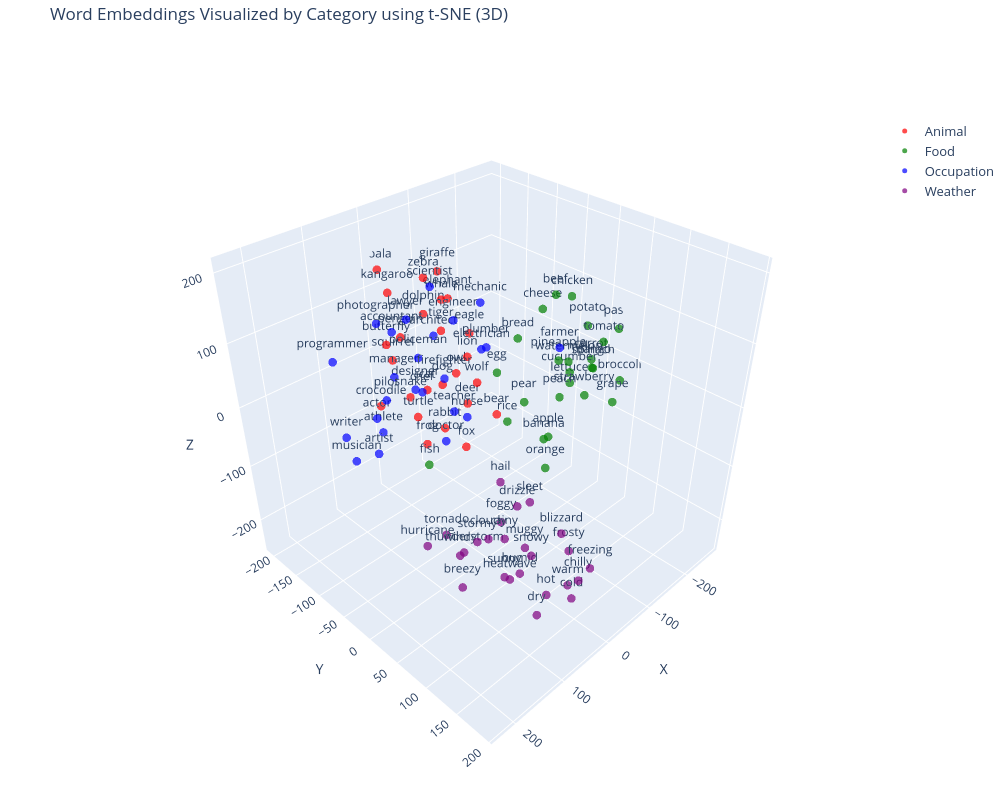

The cell this chart's notebook holds for it:
### Markdown cell above
### 3D Representation

### Code cell
# Convert string representations of lists to numpy arrays
matrix = np.array(df['embedding'].apply(eval).tolist())

# Create a t-SNE model and transform the data
tsne = TSNE(
    n_components=3,
    perplexity=10,
    n_iter=5000,
    learning_rate='auto',
    init='pca',
    random_state=2
)
vis_dims = tsne.fit_transform(matrix)

category_colors = {
    'Animal': 'red',
    'Food': 'green',
    'Occupation': 'blue',
    'Weather': 'purple'
}

# Create traces for each category
traces = []
for category, color in category_colors.items():
    category_mask = df['Category'] == category
    category_data = vis_dims[category_mask]
    words = df['Word'][category_mask]
    
    # Create hover text with only coordinates
    hovertext = [f"X: {x:.2f}, Y: {y:.2f}, Z: {z:.2f}" 
                 for x, y, z in category_data]
    
    trace = go.Scatter3d(
        x=category_data[:, 0],
        y=category_data[:, 1],
        z=category_data[:, 2],
        mode='markers+text',
        name=category,
        marker=dict(
            size=5,
            color=color,
            opacity=0.7
        ),
        text=words,
        textposition="top center",
        hovertext=hovertext,
        hoverinfo='text',
        textfont=dict(size=12)
    )
    traces.append(trace)

# Create the layout
layout = go.Layout(
    title="Word Embeddings Visualized by Category using t-SNE (3D)",
    scene=dict(
        xaxis_title='X',
        yaxis_title='Y',
        zaxis_title='Z',
        aspectmode='cube',
        camera=dict(
            up=dict(x=0, y=0, z=1),
            center=dict(x=0, y=0, z=0),
            eye=dict(x=1.5, y=1.5, z=1.5)
        ),
    ),
    width=1000,  
    height=800,
    margin=dict(l=0, r=0, b=0, t=40),
    legend=dict(
        x=0.9,
        y=0.9,
        traceorder="normal",
        font=dict(size=13),
        bgcolor="rgba(255, 255, 255, 0.5)"
    ),
    hovermode='closest'
)

# Create the figure and display
fig = go.Figure(data=traces, layout=layout)
init_notebook_mode(connected=True)
fig.show()

### Figure 1 — Plotly figure (JSON) as saved in the notebook; plotly's stock layout.template omitted (floating-point values rounded to 4 significant figures)
{"data": [{"hoverinfo": "text", "hovertext": ["X: 7.28, Y: -69.02, Z: 15.54", "X: 47.21, Y: -59.99, Z: 28.70", "X: -68.12, Y: -121.90, Z: 99.80", "X: -16.48, Y: -44.94, Z: 62.69", "X: -14.80, Y: -88.27, Z: 83.11", "X: -58.62, Y: -131.14, Z: 140.86", "X: -21.01, Y: -122.31, Z: 146.73", "X: -3.74, Y: -154.94, Z: 45.90", "X: -16.07, Y: -204.61, Z: 127.65", "X: -9.97, Y: -180.91, Z: 103.29", "X: -68.54, Y: -170.02, Z: 53.84", "X: -88.87, Y: -152.72, Z: 77.98", "X: -34.74, Y: -10.56, Z: -19.64", "X: -1.35, Y: -16.60, Z: 42.91", "X: -13.53, Y: -47.12, Z: -87.37", "X: 29.33, Y: -47.28, Z: -34.70", "X: -11.08, Y: -41.03, Z: -8.05", "X: 1.82, Y: -167.85, Z: 3.30", "X: -40.70, Y: -86.00, Z: 5.92", "X: -63.10, Y: -79.99, Z: 65.48", "X: 20.60, Y: -118.11, Z: -26.03", "X: 64.44, Y: -133.54, Z: -30.49", "X: 44.16, Y: -82.67, Z: -29.48", "X: 38.44, Y: -73.02, Z: -73.14", "X: 43.64, Y: -135.00, Z: 60.85"], "marker": {"color": "red", "opacity": 0.7, "size": 5}, "mode": "markers+text", "name": "Animal", "text": ["dog", "cat", "elephant", "lion", "tiger", "giraffe", "zebra", "penguin", "koala", "kangaroo", "dolphin", "whale", "bear", "wolf", "fox", "rabbit", "deer", "squirrel", "owl", "eagle", "snake", "crocodile", "turtle", "frog", "butterfly"], "textfont": {"size": 12}, "textposition": "top center", "type": "scatter3d", "x": [7.275, 47.21, -68.12, -16.48, -14.8, -58.62, -21.01, -3.742, -16.07, -9.971, -68.54, -88.87, -34.74, -1.349, -13.53, 29.33, -11.08, 1.822, -40.7, -63.1, 20.6, 64.44, 44.16, 38.44, 43.64], "y": [-69.02, -59.99, -121.9, -44.94, -88.27, -131.1, -122.3, -154.9, -204.6, -180.9, -170.0, -152.7, -10.56, -16.6, -47.12, -47.28, -41.03, -167.9, -86.0, -79.99, -118.1, -133.5, -82.67, -73.02, -135.0], "z": [15.54, 28.7, 99.8, 62.69, 83.11, 140.9, 146.7, 45.9, 127.7, 103.3, 53.84, 77.98, -19.64, 42.91, -87.37, -34.7, -8.05, 3.296, 5.921, 65.48, -26.03, -30.49, -29.48, -73.14, 60.85]}, {"hoverinfo": "text", "hovertext": ["X: -85.39, Y: 37.58, Z: -53.16", "X: -110.25, Y: 13.35, Z: -83.31", "X: -60.26, Y: 52.17, Z: -86.18", "X: -127.15, Y: 103.76, Z: 23.15", "X: -136.26, Y: 56.83, Z: 4.74", "X: -99.31, Y: 42.98, Z: 9.92", "X: -80.18, Y: 0.46, Z: -13.10", "X: -124.32, Y: 72.32, Z: 61.57", "X: -100.74, Y: 37.81, Z: 64.80", "X: -148.55, Y: 21.57, Z: 36.11", "X: -216.20, Y: 14.34, Z: 9.91", "X: -249.36, Y: 41.94, Z: -25.49", "X: -216.05, Y: 31.26, Z: 46.73", "X: -242.30, Y: -11.23, Z: 44.05", "X: -170.70, Y: 9.89, Z: 3.68", "X: -207.22, Y: -12.69, Z: -41.10", "X: -244.38, Y: 0.65, Z: -23.43", "X: -93.61, Y: -37.56, Z: -74.04", "X: -268.10, Y: 22.57, Z: 44.98", "X: -157.27, Y: -69.34, Z: 26.99", "X: -194.27, Y: -54.73, Z: 68.93", "X: -214.71, Y: -21.92, Z: 96.41", "X: -180.82, Y: -24.88, Z: 108.95", "X: 70.98, Y: -40.79, Z: -73.51", "X: -92.25, Y: -55.52, Z: 1.54"], "marker": {"color": "green", "opacity": 0.7, "size": 5}, "mode": "markers+text", "name": "Food", "text": ["apple", "banana", "orange", "grape", "strawberry", "peach", "pear", "mango", "pineapple", "watermelon", "carrot", "broccoli", "tomato", "potato", "cucumber", "lettuce", "spinach", "rice", "pasta", "bread", "cheese", "chicken", "beef", "fish", "egg"], "textfont": {"size": 12}, "textposition": "top center", "type": "scatter3d", "x": [-85.39, -110.3, -60.26, -127.2, -136.3, -99.31, -80.18, -124.3, -100.7, -148.5, -216.2, -249.4, -216.0, -242.3, -170.7, -207.2, -244.4, -93.61, -268.1, -157.3, -194.3, -214.7, -180.8, 70.98, -92.25], "y": [37.58, 13.35, 52.17, 103.8, 56.83, 42.98, 0.4634, 72.32, 37.81, 21.57, 14.34, 41.94, 31.26, -11.23, 9.894, -12.69, 0.6516, -37.56, 22.57, -69.34, -54.73, -21.92, -24.88, -40.79, -55.52], "z": [-53.16, -83.31, -86.18, 23.15, 4.744, 9.923, -13.1, 61.57, 64.8, 36.11, 9.91, -25.49, 46.73, 44.05, 3.683, -41.1, -23.43, -74.04, 44.98, 26.99, 68.93, 96.41, 109.0, -73.51, 1.543]}, {"hoverinfo": "text", "hovertext": ["X: 102.65, Y: 34.20, Z: 71.17", "X: 153.46, Y: 65.16, Z: 69.53", "X: 74.21, Y: 11.40, Z: 175.51", "X: 124.45, Y: 4.35, Z: 92.25", "X: 196.59, Y: -3.32, Z: 29.82", "X: 119.11, Y: -135.24, Z: -102.62", "X: 230.42, Y: -20.18, Z: 59.96", "X: 146.10, Y: 5.43, Z: 199.58", "X: 130.20, Y: 77.29, Z: 99.80", "X: 166.74, Y: 40.74, Z: 174.81", "X: 164.45, Y: 75.73, Z: 165.14", "X: 75.65, Y: -21.86, Z: 206.03", "X: 162.95, Y: -28.46, Z: 31.35", "X: 184.18, Y: -14.55, Z: 69.76", "X: 105.01, Y: -87.00, Z: 137.57", "X: 64.54, Y: -29.34, Z: 132.23", "X: 194.21, Y: 14.64, Z: 116.34", "X: -24.50, Y: 89.31, Z: 138.13", "X: 45.61, Y: 28.01, Z: 196.43", "X: 67.79, Y: 47.19, Z: 151.12", "X: 90.01, Y: 72.32, Z: 174.17", "X: 140.30, Y: -24.60, Z: 167.35", "X: -39.94, Y: -165.92, Z: -64.01", "X: 190.49, Y: -77.51, Z: 119.76", "X: 145.26, Y: -20.45, Z: 109.29"], "marker": {"color": "blue", "opacity": 0.7, "size": 5}, "mode": "markers+text", "name": "Occupation", "text": ["teacher", "doctor", "engineer", "chef", "artist", "musician", "writer", "lawyer", "nurse", "policeman", "firefighter", "scientist", "athlete", "actor", "photographer", "architect", "pilot", "farmer", "mechanic", "electrician", "plumber", "accountant", "designer", "programmer", "manager"], "textfont": {"size": 12}, "textposition": "top center", "type": "scatter3d", "x": [102.6, 153.5, 74.21, 124.4, 196.6, 119.1, 230.4, 146.1, 130.2, 166.7, 164.5, 75.65, 163.0, 184.2, 105.0, 64.54, 194.2, -24.5, 45.61, 67.79, 90.01, 140.3, -39.94, 190.5, 145.3], "y": [34.2, 65.16, 11.4, 4.346, -3.319, -135.2, -20.18, 5.425, 77.29, 40.74, 75.73, -21.86, -28.46, -14.55, -87.0, -29.34, 14.64, 89.31, 28.01, 47.19, 72.32, -24.6, -165.9, -77.51, -20.45], "z": [71.17, 69.53, 175.5, 92.25, 29.82, -102.6, 59.96, 199.6, 99.8, 174.8, 165.1, 206.0, 31.35, 69.76, 137.6, 132.2, 116.3, 138.1, 196.4, 151.1, 174.2, 167.3, -64.01, 119.8, 109.3]}, {"hoverinfo": "text", "hovertext": ["X: 98.28, Y: 107.00, Z: -150.78", "X: 73.82, Y: 87.66, Z: -112.91", "X: 65.59, Y: 55.03, Z: -142.28", "X: 116.60, Y: 49.46, Z: -145.95", "X: 114.22, Y: 76.54, Z: -102.54", "X: 82.84, Y: 135.42, Z: -100.56", "X: 27.73, Y: 46.26, Z: -139.86", "X: 45.72, Y: 92.00, Z: -189.78", "X: 66.37, Y: 135.55, Z: -218.73", "X: 18.59, Y: 155.03, Z: -202.67", "X: 6.43, Y: 108.20, Z: -243.44", "X: -7.72, Y: 131.35, Z: -214.43", "X: 23.32, Y: 166.04, Z: -157.50", "X: 40.53, Y: 191.04, Z: -104.84", "X: 139.92, Y: 72.48, Z: -170.68", "X: 63.72, Y: 10.61, Z: -202.04", "X: 73.31, Y: 80.07, Z: -23.28", "X: 54.27, Y: 110.47, Z: -45.64", "X: 42.33, Y: 82.98, Z: -77.99", "X: 98.02, Y: -26.13, Z: -196.92", "X: 57.02, Y: -27.13, Z: -200.22", "X: 59.50, Y: 160.77, Z: -58.25", "X: 20.13, Y: 56.70, Z: -245.99", "X: 32.64, Y: 155.14, Z: -107.65", "X: 16.33, Y: 77.88, Z: -170.70"], "marker": {"color": "purple", "opacity": 0.7, "size": 5}, "mode": "markers+text", "name": "Weather", "text": ["sunny", "rainy", "cloudy", "windy", "stormy", "snowy", "foggy", "humid", "dry", "cold", "hot", "warm", "chilly", "freezing", "breezy", "thunderstorm", "hail", "sleet", "drizzle", "hurricane", "tornado", "blizzard", "heatwave", "frosty", "muggy"], "textfont": {"size": 12}, "textposition": "top center", "type": "scatter3d", "x": [98.28, 73.82, 65.59, 116.6, 114.2, 82.84, 27.73, 45.72, 66.37, 18.59, 6.426, -7.723, 23.32, 40.53, 139.9, 63.72, 73.31, 54.27, 42.33, 98.02, 57.02, 59.5, 20.13, 32.64, 16.33], "y": [107.0, 87.66, 55.03, 49.46, 76.54, 135.4, 46.26, 92.0, 135.5, 155.0, 108.2, 131.4, 166.0, 191.0, 72.48, 10.61, 80.07, 110.5, 82.98, -26.13, -27.13, 160.8, 56.7, 155.1, 77.88], "z": [-150.8, -112.9, -142.3, -145.9, -102.5, -100.6, -139.9, -189.8, -218.7, -202.7, -243.4, -214.4, -157.5, -104.8, -170.7, -202.0, -23.28, -45.64, -77.99, -196.9, -200.2, -58.25, -246.0, -107.7, -170.7]}], "layout": {"height": 800, "hovermode": "closest", "legend": {"bgcolor": "rgba(255, 255, 255, 0.5)", "font": {"size": 13}, "traceorder": "normal", "x": 0.9, "y": 0.9}, "margin": {"b": 0, "l": 0, "r": 0, "t": 40}, "scene": {"aspectmode": "cube", "camera": {"center": {"x": 0, "y": 0, "z": 0}, "eye": {"x": 1.5, "y": 1.5, "z": 1.5}, "up": {"x": 0, "y": 0, "z": 1}}, "xaxis": {"title": {"text": "X"}}, "yaxis": {"title": {"text": "Y"}}, "zaxis": {"title": {"text": "Z"}}}, "title": {"text": "Word Embeddings Visualized by Category using t-SNE (3D)"}, "width": 1000}}
